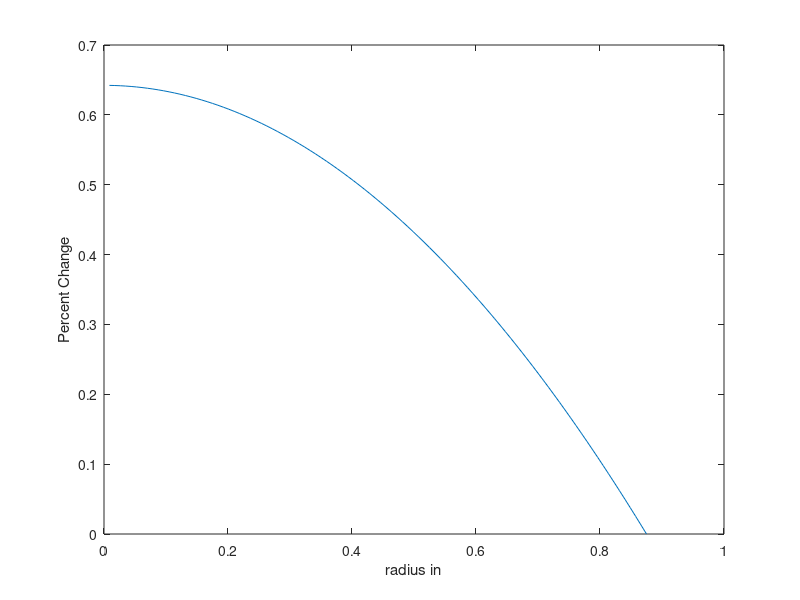

Recreate this plot in MATLAB.
%% Mirror displacement
R = 200/2.54; % Radius of curvature in inches
r0 = 1.75/2; % Mirror radius in inches
P = (760-150)*14.7/760; % Pressure differential in psi
E = 10.1e6; % Young's modules, psi
t = 0.5/2.54; % Mirror thickness (6mm) in inches
v = 0.28; % Poisson's ratio
m = 1/v;
%%
r = (0:.01:1)'*r0;
k = -3*P*(m^2-1)/(16*E*m^2*t^3);
dx = k*(r0^2-r.^2).^2;
x0 = sqrt(R^2-r.^2) - R; 
x = x0 + dx;
%%
plot(x0,r,x,r);
xlabel('in');
ylabel('in');
%%
plot(dx*2.54,r);
xlabel('cm');
ylabel('in');
%%
% The slope of the ray normal to the mirror surface
% is the negative of the slope of mirror surface when we swap
% coordinates. (It would be the negative reciprocal otherwise)
dxdr = -r./sqrt(R^2-r.^2)-4*r.*k.*(r0^2-r.^2);
drdx = -dxdr;
R1 = -x + r./drdx;
%%
plot(r,R1,r,ones(size(R1))*R);
%%
plot(r,100*(R1-R)/R);
ylabel('Percent Change');
xlabel('radius in');
